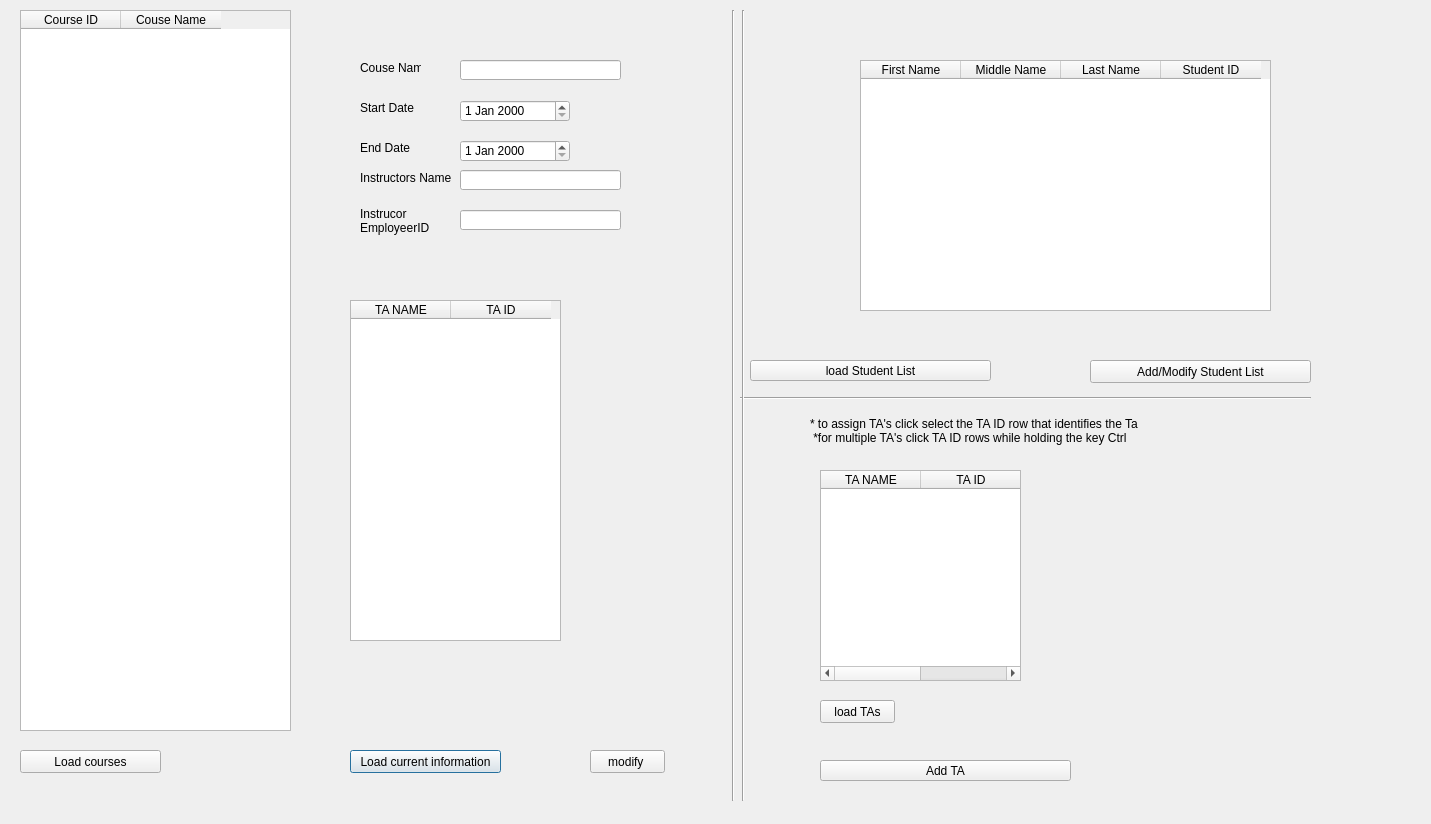
<?xml version="1.0" encoding="UTF-8"?>
<ui version="4.0">
 <class>modify_courses</class>
 <widget class="QDialog" name="modify_courses">
  <property name="geometry">
   <rect>
    <x>0</x>
    <y>0</y>
    <width>1431</width>
    <height>824</height>
   </rect>
  </property>
  <property name="windowTitle">
   <string>Dialog</string>
  </property>
  <widget class="QLineEdit" name="Text_courseName">
   <property name="geometry">
    <rect>
     <x>460</x>
     <y>60</y>
     <width>161</width>
     <height>20</height>
    </rect>
   </property>
  </widget>
  <widget class="QLabel" name="label_7">
   <property name="geometry">
    <rect>
     <x>360</x>
     <y>170</y>
     <width>91</width>
     <height>16</height>
    </rect>
   </property>
   <property name="text">
    <string>Instructors Name</string>
   </property>
  </widget>
  <widget class="QLabel" name="label_8">
   <property name="geometry">
    <rect>
     <x>810</x>
     <y>390</y>
     <width>341</width>
     <height>81</height>
    </rect>
   </property>
   <property name="text">
    <string>* to assign TA's click select the TA ID row that identifies the Ta
 *for multiple TA's click TA ID rows while holding the key Ctrl</string>
   </property>
  </widget>
  <widget class="Line" name="line_3">
   <property name="geometry">
    <rect>
     <x>740</x>
     <y>390</y>
     <width>571</width>
     <height>16</height>
    </rect>
   </property>
   <property name="orientation">
    <enum>Qt::Horizontal</enum>
   </property>
  </widget>
  <widget class="QPushButton" name="pushButton_currentInfo">
   <property name="geometry">
    <rect>
     <x>350</x>
     <y>750</y>
     <width>151</width>
     <height>23</height>
    </rect>
   </property>
   <property name="text">
    <string>Load current information</string>
   </property>
  </widget>
  <widget class="QLabel" name="label_5">
   <property name="geometry">
    <rect>
     <x>360</x>
     <y>60</y>
     <width>61</width>
     <height>16</height>
    </rect>
   </property>
   <property name="text">
    <string>Couse Name</string>
   </property>
  </widget>
  <widget class="QPushButton" name="pushButton_load">
   <property name="geometry">
    <rect>
     <x>820</x>
     <y>700</y>
     <width>75</width>
     <height>23</height>
    </rect>
   </property>
   <property name="text">
    <string>load TAs</string>
   </property>
  </widget>
  <widget class="QLineEdit" name="Text_instructorEmployeeID">
   <property name="geometry">
    <rect>
     <x>460</x>
     <y>210</y>
     <width>161</width>
     <height>20</height>
    </rect>
   </property>
  </widget>
  <widget class="QLabel" name="label_4">
   <property name="geometry">
    <rect>
     <x>360</x>
     <y>140</y>
     <width>61</width>
     <height>16</height>
    </rect>
   </property>
   <property name="text">
    <string>End Date</string>
   </property>
  </widget>
  <widget class="QPushButton" name="pushButton_Add_modify_studentList">
   <property name="geometry">
    <rect>
     <x>750</x>
     <y>360</y>
     <width>241</width>
     <height>21</height>
    </rect>
   </property>
   <property name="text">
    <string>load Student List</string>
   </property>
  </widget>
  <widget class="QDateEdit" name="date_startDate">
   <property name="geometry">
    <rect>
     <x>460</x>
     <y>100</y>
     <width>110</width>
     <height>22</height>
    </rect>
   </property>
  </widget>
  <widget class="QLineEdit" name="Text_instructorName">
   <property name="geometry">
    <rect>
     <x>460</x>
     <y>170</y>
     <width>161</width>
     <height>20</height>
    </rect>
   </property>
  </widget>
  <widget class="QDateEdit" name="date_endDate">
   <property name="geometry">
    <rect>
     <x>460</x>
     <y>140</y>
     <width>110</width>
     <height>22</height>
    </rect>
   </property>
  </widget>
  <widget class="Line" name="line_2">
   <property name="geometry">
    <rect>
     <x>733</x>
     <y>10</y>
     <width>20</width>
     <height>791</height>
    </rect>
   </property>
   <property name="orientation">
    <enum>Qt::Vertical</enum>
   </property>
  </widget>
  <widget class="QTableWidget" name="Ta_list">
   <property name="geometry">
    <rect>
     <x>350</x>
     <y>300</y>
     <width>211</width>
     <height>341</height>
    </rect>
   </property>
   <property name="editTriggers">
    <set>QAbstractItemView::NoEditTriggers</set>
   </property>
   <column>
    <property name="text">
     <string>TA NAME</string>
    </property>
   </column>
   <column>
    <property name="text">
     <string>TA ID</string>
    </property>
   </column>
  </widget>
  <widget class="QTableWidget" name="Courses">
   <property name="geometry">
    <rect>
     <x>20</x>
     <y>10</y>
     <width>271</width>
     <height>721</height>
    </rect>
   </property>
   <column>
    <property name="text">
     <string>Course ID</string>
    </property>
   </column>
   <column>
    <property name="text">
     <string>Couse Name</string>
    </property>
   </column>
  </widget>
  <widget class="QTableWidget" name="Student_List">
   <property name="geometry">
    <rect>
     <x>860</x>
     <y>60</y>
     <width>411</width>
     <height>251</height>
    </rect>
   </property>
   <column>
    <property name="text">
     <string>First Name</string>
    </property>
   </column>
   <column>
    <property name="text">
     <string>Middle Name</string>
    </property>
   </column>
   <column>
    <property name="text">
     <string>Last Name</string>
    </property>
   </column>
   <column>
    <property name="text">
     <string>Student ID</string>
    </property>
   </column>
  </widget>
  <widget class="QPushButton" name="pushButton_A_M_studentList">
   <property name="geometry">
    <rect>
     <x>1090</x>
     <y>360</y>
     <width>221</width>
     <height>23</height>
    </rect>
   </property>
   <property name="text">
    <string>Add/Modify Student List</string>
   </property>
  </widget>
  <widget class="QPushButton" name="pushButton_Add_tas">
   <property name="geometry">
    <rect>
     <x>820</x>
     <y>760</y>
     <width>251</width>
     <height>21</height>
    </rect>
   </property>
   <property name="text">
    <string>Add TA</string>
   </property>
  </widget>
  <widget class="QPushButton" name="pushButton_LoadCourse">
   <property name="geometry">
    <rect>
     <x>20</x>
     <y>750</y>
     <width>141</width>
     <height>23</height>
    </rect>
   </property>
   <property name="text">
    <string>Load courses</string>
   </property>
  </widget>
  <widget class="QLabel" name="label_6">
   <property name="geometry">
    <rect>
     <x>360</x>
     <y>200</y>
     <width>71</width>
     <height>41</height>
    </rect>
   </property>
   <property name="text">
    <string>Instrucor
EmployeerID</string>
   </property>
  </widget>
  <widget class="QPushButton" name="pushButton_Modify">
   <property name="geometry">
    <rect>
     <x>590</x>
     <y>750</y>
     <width>75</width>
     <height>23</height>
    </rect>
   </property>
   <property name="text">
    <string>modify </string>
   </property>
  </widget>
  <widget class="QLabel" name="label_3">
   <property name="geometry">
    <rect>
     <x>360</x>
     <y>100</y>
     <width>61</width>
     <height>16</height>
    </rect>
   </property>
   <property name="text">
    <string>Start Date</string>
   </property>
  </widget>
  <widget class="QTableWidget" name="Ta_list_2">
   <property name="geometry">
    <rect>
     <x>820</x>
     <y>470</y>
     <width>201</width>
     <height>211</height>
    </rect>
   </property>
   <property name="editTriggers">
    <set>QAbstractItemView::NoEditTriggers</set>
   </property>
   <column>
    <property name="text">
     <string>TA NAME</string>
    </property>
   </column>
   <column>
    <property name="text">
     <string>TA ID</string>
    </property>
   </column>
  </widget>
  <widget class="Line" name="line">
   <property name="geometry">
    <rect>
     <x>723</x>
     <y>10</y>
     <width>20</width>
     <height>791</height>
    </rect>
   </property>
   <property name="orientation">
    <enum>Qt::Vertical</enum>
   </property>
  </widget>
 </widget>
 <resources/>
 <connections/>
</ui>
